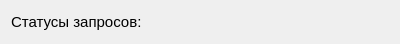
<?xml version="1.0" encoding="UTF-8"?>
<ui version="4.0">
 <class>StatusManager</class>
 <widget class="QWidget" name="StatusManager">
  <property name="geometry">
   <rect>
    <x>0</x>
    <y>0</y>
    <width>400</width>
    <height>44</height>
   </rect>
  </property>
  <property name="windowTitle">
   <string>Form</string>
  </property>
  <layout class="QGridLayout" name="gridLayout">
   <property name="leftMargin">
    <number>11</number>
   </property>
   <property name="topMargin">
    <number>11</number>
   </property>
   <property name="rightMargin">
    <number>11</number>
   </property>
   <property name="bottomMargin">
    <number>11</number>
   </property>
   <property name="spacing">
    <number>4</number>
   </property>
   <item row="0" column="0">
    <widget class="QLabel" name="label">
     <property name="sizePolicy">
      <sizepolicy hsizetype="Preferred" vsizetype="Maximum">
       <horstretch>0</horstretch>
       <verstretch>0</verstretch>
      </sizepolicy>
     </property>
     <property name="font">
      <font>
       <family>Tahoma</family>
       <pointsize>11</pointsize>
      </font>
     </property>
     <property name="text">
      <string>Статусы запросов:</string>
     </property>
    </widget>
   </item>
  </layout>
 </widget>
 <resources/>
 <connections/>
</ui>
